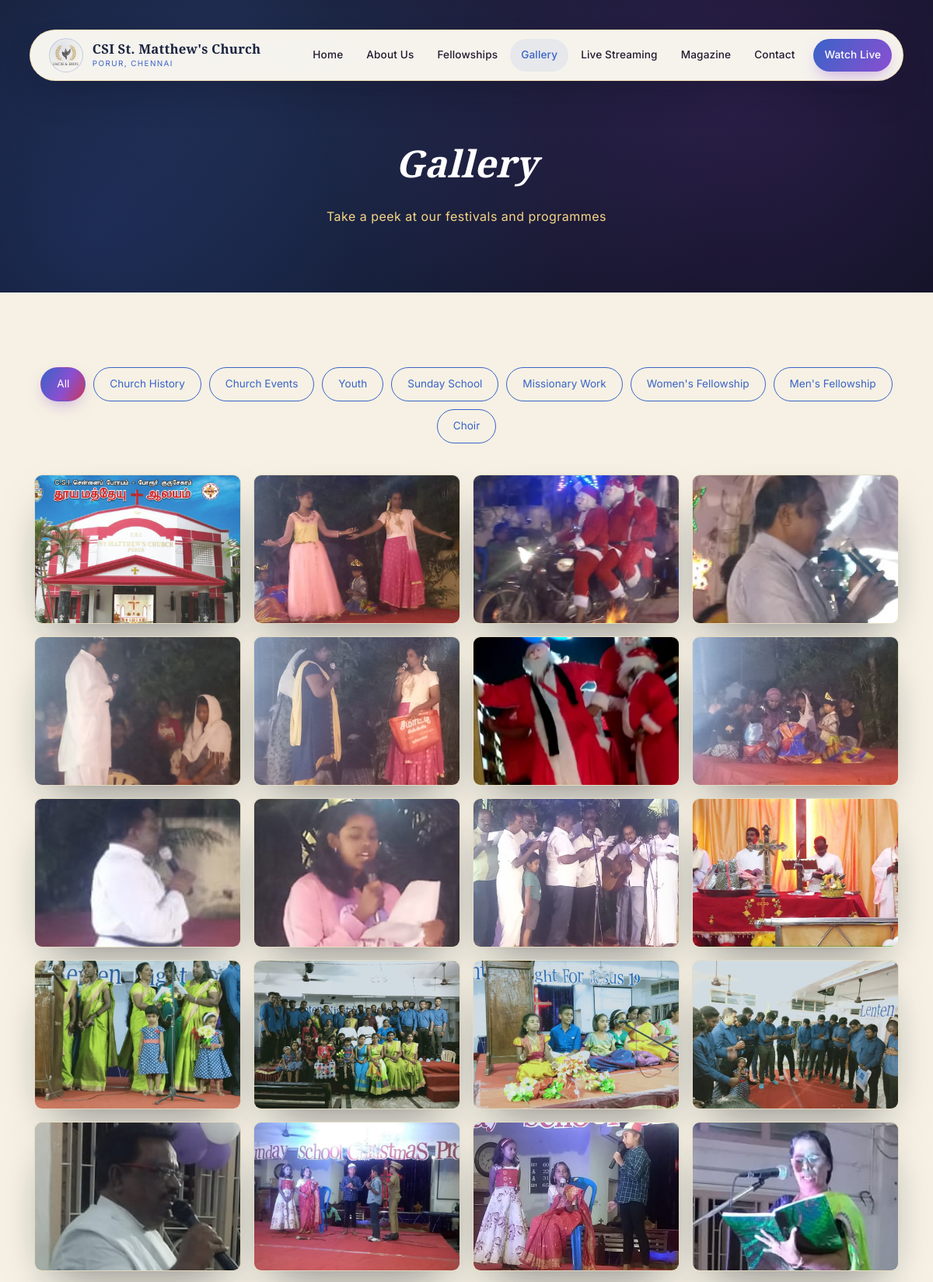
/gallery.php (upper part), run on the app's committed database.
### tables this page shows
CREATE TABLE gallery_categories (
  id INT AUTO_INCREMENT PRIMARY KEY,
  slug VARCHAR(80) UNIQUE NOT NULL,
  title VARCHAR(150) NOT NULL,
  folder VARCHAR(80) NOT NULL,
  sort_order INT DEFAULT 0
);

CREATE TABLE gallery_images (
  id INT AUTO_INCREMENT PRIMARY KEY,
  category_id INT NOT NULL,
  filename VARCHAR(255) NOT NULL,
  alt VARCHAR(255),
  FOREIGN KEY (category_id) REFERENCES gallery_categories(id) ON DELETE CASCADE
);

### includes/config.php (called while the page is built, shortened)
<?php
function db(): mysqli {
    static $conn = null;
    if ($conn === null) {
        $conn = new mysqli(DB_HOST, DB_USER, DB_PASS, DB_NAME);
        $conn->set_charset('utf8mb4');
    }
    return $conn;
}
function h(?string $value): string {
    return htmlspecialchars($value ?? '', ENT_QUOTES, 'UTF-8');
}
function setting(string $key, string $default = ''): string {
    static $cache = null;
    if ($cache === null) {
        $cache = [];
        $result = db()->query('SELECT setting_key, setting_value FROM settings');
        while ($row = $result->fetch_assoc()) {
            $cache[$row['setting_key']] = $row['setting_value'];
        }
    }
    return $cache[$key] ?? $default;
}
function base_url(): string {
    $dir = rtrim(str_replace('\\', '/', dirname($_SERVER['SCRIPT_NAME'])), '/');
    return $dir === '' ? '/' : $dir . '/';
}

### gallery.php (the view, shortened to what this page needs)
<?php
require_once __DIR__ . '/includes/config.php';
$activeCat = $_GET['cat'] ?? '';
$categories = db()->query('SELECT * FROM gallery_categories ORDER BY sort_order');
$cats = [];
while ($c = $categories->fetch_assoc()) { $cats[] = $c; }
if ($activeCat) {
    $stmt = db()->prepare('SELECT gi.filename, gi.alt, gc.folder FROM gallery_images gi JOIN gallery_categories gc ON gi.category_id = gc.id WHERE gc.slug = ? ORDER BY gi.id');
    $stmt->bind_param('s', $activeCat);
    $stmt->execute();
    $images = $stmt->get_result();
} else {
    $images = db()->query('SELECT gi.filename, gi.alt, gc.folder FROM gallery_images gi JOIN gallery_categories gc ON gi.category_id = gc.id ORDER BY gc.sort_order, gi.id');
}
require __DIR__ . '/includes/header.php';
$base = base_url();
?>
<div class="page-hero">
  <h1>Gallery</h1>
  <p>Take a peek at our festivals and programmes</p>
</div>
<section>
  <div class="container">
    <div class="category-tabs reveal">
      <a href="<?= $base ?>gallery.php" class="<?= $activeCat === '' ? 'active' : '' ?>">All</a>
      <?php foreach ($cats as $c): ?>
      <a href="<?= $base ?>gallery.php?cat=<?= urlencode($c['slug']) ?>" class="<?= $activeCat === $c['slug'] ? 'active' : '' ?>"><?= h($c['title']) ?></a>
      <?php endforeach; ?>
    </div>
    <div class="gallery-grid">
      <?php $i = 0; while ($img = $images->fetch_assoc()): $i++; ?>
      <a class="lightbox-link reveal reveal-delay-<?= min($i, 3) ?>" href="<?= $base ?>assets/img/gallery/<?= h($img['folder']) ?>/<?= h($img['filename']) ?>" data-caption="<?= h($img['alt']) ?>">
        <img src="<?= $base ?>assets/img/gallery/<?= h($img['folder']) ?>/<?= h($img['filename']) ?>" alt="<?= h($img['alt']) ?>" loading="lazy">
      </a>
      <?php endwhile; ?>
    </div>
  </div>
</section>
<?php require __DIR__ . '/includes/footer.php'; ?>

### includes/header.php (shortened to what this page needs)
<?php
require_once __DIR__ . '/config.php';
$base = base_url();
$current = basename($_SERVER['SCRIPT_NAME']);
function navlink(string $file, string $label, string $current, string $base): string {
    $active = $current === $file ? ' class="active"' : '';
    return '<li><a href="' . $base . $file . '"' . $active . '>' . $label . '</a></li>';
}
?><!DOCTYPE html>
<html lang="en">
<head>
<title><?= isset($pageTitle) ? h($pageTitle) . ' — ' : '' ?><?= h(setting('site_name')) ?></title>
<link rel="stylesheet" href="<?= $base ?>assets/css/style.css?v=<?= filemtime(__DIR__ . '/../assets/css/style.css') ?>">
</head>
<body>
<header class="site-header">
  <div class="header-inner">
    <a class="brand" href="<?= $base ?>index.php">
      <span class="logo-badge">
        <img src="<?= $base ?>assets/img/logo-header.png" alt="<?= h(setting('site_name')) ?> logo">
      </span>
      <span class="brand-text">
        <span class="site-title"><?= h(setting('site_name')) ?></span>
        <span class="site-sub"><?= h(setting('site_location')) ?></span>
      </span>
    </a>
    <nav class="main-nav">
      <ul>
        <?= navlink('index.php', 'Home', $current, $base) ?>
        <?= navlink('about.php', 'About Us', $current, $base) ?>
        <?= navlink('fellowships.php', 'Fellowships', $current, $base) ?>
        <?= navlink('gallery.php', 'Gallery', $current, $base) ?>
        <?= navlink('live-streaming.php', 'Live Streaming', $current, $base) ?>
        <?= navlink('magazines.php', 'Magazine', $current, $base) ?>
        <?= navlink('contact.php', 'Contact', $current, $base) ?>
        <li class="nav-cta-item"><a class="nav-cta" href="<?= $base ?>live-streaming.php">Watch Live</a></li>
      </ul>
    </nav>
  </div>
</header>

### includes/footer.php (shortened to what this page needs)
</body>
</html>

### data on the page
gallery_categories: title "Church History"
gallery_categories: title "Church Events"
gallery_categories: title "Youth"
gallery_categories: title "Sunday School"
gallery_categories: title "Missionary Work"
gallery_categories: title "Women's Fellowship"
gallery_categories: title "Men's Fellowship"
gallery_categories: title "Choir"
gallery_images: category+filename (picture)
gallery_images: category+filename (picture)
gallery_images: category+filename (picture)
gallery_images: category+filename (picture)
gallery_images: category+filename (picture)
gallery_images: category+filename (picture)
gallery_images: category+filename (picture)
gallery_images: category+filename (picture)
gallery_images: category+filename (picture)
gallery_images: category+filename (picture)
gallery_images: category+filename (picture)
gallery_images: category+filename (picture)
gallery_images: category+filename (picture)
gallery_images: category+filename (picture)
gallery_images: category+filename (picture)
gallery_images: category+filename (picture)
gallery_images: category+filename (picture)
gallery_images: category+filename (picture)
gallery_images: category+filename (picture)
gallery_images: category+filename (picture)

### other printed values
setting('site_name') "CSI St. Matthew's Church"
setting('site_location') "PORUR, CHENNAI"
$label "Home About Us Fellowships Gallery Live Streaming Magazine Contact"
